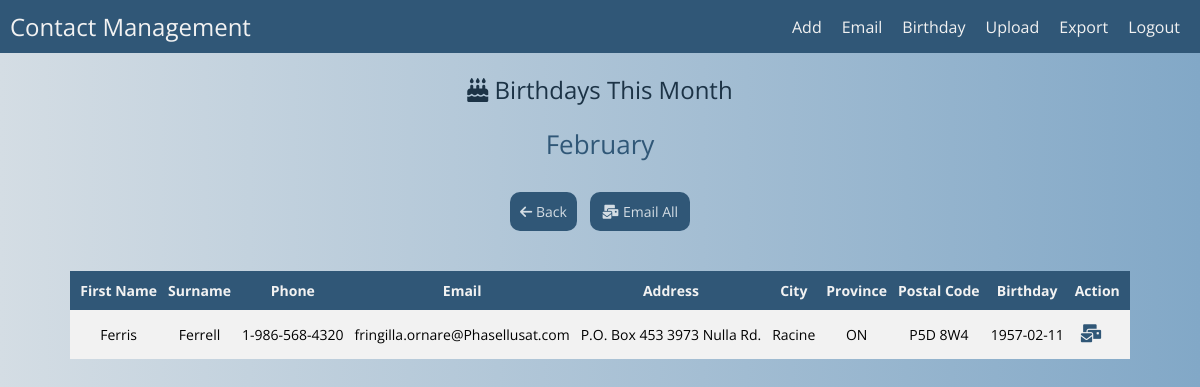
The page /Views/birthday.php (signed in) on the database its author committed.
### tables this page shows
CREATE TABLE `tblContacts` (
  `id` int(2) NOT NULL AUTO_INCREMENT,
  `firstname` char(20) DEFAULT NULL,
  `surname` char(20) DEFAULT NULL,
  `phone` char(15) DEFAULT NULL,
  `email` char(40) DEFAULT NULL,
  `address` char(40) DEFAULT NULL,
  `city` char(20) DEFAULT NULL,
  `province` char(3) DEFAULT NULL,
  `postal` char(7) DEFAULT NULL,
  `birthday` char(10) DEFAULT NULL,
  PRIMARY KEY (`id`)
);

### Models/model.php (called while the page is built, shortened)
<?php
require_once 'contact.php';
class Model {
    private $contacts = array();
    public function birthdays() {
        $birthdays = array();
        foreach($this->contacts as $contact) {
            $birthday = DateTime::createFromFormat('!m', $contact->birthdayMonth());
            $birthday = $birthday->format('F');
            if ($birthday == $this->currentMonth()) {
                array_push($birthdays, $contact);
            }
        }
        return $birthdays;
    }
    public function currentMonth() {
        $monthNum  = date("m");
        $dateObj   = DateTime::createFromFormat('!m', $monthNum);
        $monthName = $dateObj->format('F');
        return $monthName;
    }
    public function retrieveContacts() {
        $this->contacts = array();
        $table_name = "tblContacts";
        $connection = db_connect();
        $sql = "SELECT * FROM $table_name ORDER BY id";
        $result = @mysqli_query($connection, $sql) or die(mysqli_error($connection));
        while ($row = mysqli_fetch_array($result)) {
            $id = $row['id'];
            $firstname = $row['firstname'];
            $surname = $row['surname'];
            $phone = $row['phone'];
            $email = $row['email'];
            $address = $row['address'];
            $city = $row['city'];
            $province = $row['province'];
            $postal = $row['postal'];
            $birthday = $row['birthday'];
            $contact = new Contact($id, $firstname, $surname, $phone, $email, $address, $city, $province, $postal, $birthday);
            array_push($this->contacts, $contact);
        }
    }
}

### Models/contact.php (called while the page is built, shortened)
<?php
class Contact {
    private $firstname = "";
    private $surname = "";
    private $phone = "";
    private $email = "";
    private $address = "";
    private $city = "";
    private $province = "";
    private $postal = "";
    private $birthday = "";
    public function __construct($myId, $myFirstname, $mySurname, $myPhone, $myEmail, $myAddress, $myCity, $myProvince, $myPostal, $myBirthday) {
        $this->firstname = $myFirstname;
        $this->surname = $mySurname;
        $this->phone = $myPhone;
        $this->email = $myEmail;
        $this->address = $myAddress;
        $this->city = $myCity;
        $this->province = $myProvince;
        $this->postal = $myPostal;
        $this->birthday = $myBirthday;
    }
    public function getFirstname() {
        return $this->firstname;
    }
    public function getSurname() {
        return $this->surname;
    }
    public function getPhone() {
        return $this->phone;
    }
    public function getEmail() {
        return $this->email;
    }
    public function getAddress() {
        return $this->address;
    }
    public function getCity() {
        return $this->city;
    }
    public function getProvince() {
        return $this->province;
    }
    public function getPostal() {
        return $this->postal;
    }
    public function getBirthday() {
        return $this->birthday;
    }
    public function birthdayMonth() {
        $month = date('m', strtotime($this->birthday));
        return $month;
    }
}

### Views/birthday.php (the view, shortened to what this page needs)
<?php
require_once '../Models/model.php';
if(!isset($_SESSION['auth']) || !isset($_SESSION['user'])) {
	header("Location: login.php");
} else {
    $model = new Model();
    $model->retrieveContacts();
}
?>
<!DOCTYPE html>
<html lang="en">
<head>
    <link rel="stylesheet" type="text/css" href="../Styles/styles.css" />
</head>
<body>
    <div class="content">
        <div class="content__head">
            <div class="title">Contact Management</div>
            <div class="nav">
                <div class="nav-item"><a href="add.php" class="nav-links">Add</a></div>
                <div class="nav-item"><a href="email.php" class="nav-links">Email</a></div>
                <div class="nav-item"><a class="nav-links disabled">Birthday</a></div>
                <div class="nav-item"><a href="upload.php" class="nav-links">Upload</a></div>
                <div class="nav-item"><a href="export.php" class="nav-links">Export</a></div>
                <div class="nav-item"><a href="login.php" class="nav-links">Logout</a></div>
            </div>
        </div>
        <div class="content__main">
            <div class="action-title"><i class="fas fa-birthday-cake"></i>&nbsp;Birthdays This Month</div>
            <div class="month"><?php echo $model->currentMonth(); ?></div>
            <div class="action-choices">
                <div><a href="index.php" class="choices-options"><i class="fas fa-arrow-left"></i>&nbsp;Back</a></div>
                <div>
                    <form method="post" action="../Controller/controller.php">
                        <button type="submit" class="choices-options--button choices-options">
                            <i class="fas fa-mail-bulk"></i>&nbsp;Email All
                        </button>
                    </form>
                </div>
            </div>
            <table>
                <tr>
                    <th class="first">First Name</th>
                    <th>Surname</th>
                    <th>Phone</th>
                    <th>Email</th>
                    <th>Address</th>
                    <th>City</th>
                    <th>Province</th>
                    <th>Postal Code</th>
                    <th>Birthday</th>
                    <th>Action</th>
                </tr>
                <?php
                    foreach ($model->birthdays() as $contact) {
                        echo "
                        <tr>
                            <td class='first'>". $contact->getFirstname() ."</td>
                            <td>". $contact->getSurname() ."</td>
                            <td>". $contact->getPhone() ."</td>
                            <td>". $contact->getEmail() ."</td>
                            <td>". $contact->getAddress() ."</td>
                            <td>". $contact->getCity() ."</td>
                            <td>". $contact->getProvince() ."</td>
                            <td>". $contact->getPostal() ."</td>
                            <td>". $contact->getBirthday() ."</td>
                            <td class='actions'>
                                <form method='post' action='../Controller/controller.php'>
                                    <input type='hidden' name='id' value=".$contact->getId().">
                                    <input type='hidden' name='action' value='emailIndividual'>
                                    <button type='submit' class='button'><i class='fas fa-mail-bulk'></i></button>
                                </form>
                            </td>
                        </tr>";
                    }
                ?>
            </table>
        </div>
    </div>
</body>
</html>

### Styles/styles.css (style rules this page uses)
html { width: 100%; min-height: 100%; margin: 0; padding: 0; }
body { width: 100%; min-height: 100%; margin: 0; padding: 0; overflow-x: hidden; background: rgb(130, 168, 199); background: -webkit-linear-gradient(to right, rgb(212, 221, 228), rgb(130, 168, 199)); background: linear-gradient(to right, rgb(212, 221, 228), rgb(130, 168, 199)); font-family: 'Open Sans', sans-serif; }
.content__head { width: 100%; background-color: rgb(48, 87, 119); color: #f2f2f2; display: flex; flex-flow: row nowrap; justify-content: space-between; align-items: center; }
.title { font-size: 24px; padding: 10px; }
.nav { display: flex; flex-flow: row wrap; padding: 10px; }
.nav-links { color: #f2f2f2; text-decoration: none; padding: 10px; cursor: pointer; }
a.disabled { pointer-events: none; cursor: default; }
.content__main { display: flex; flex-flow: column nowrap; align-items: center; }
table, th, td { border-collapse: collapse; }
th { background-color: rgb(48, 87, 119); color: #f2f2f2; font-size: 14px; padding-top: 10px; padding-bottom: 10px; }
table { margin-top: 20px; margin-bottom: 20px; }
.first { padding-left: 10px; }
td, th { padding-right: 10px; text-align: center; }
td { padding-top: 10px; padding-bottom: 10px; font-size: 14px; }
tr:nth-child(even) { background-color: #f2f2f2; }
.actions { display: flex; flex-flow: row nowrap; border: 0; }
.button { background: none; color: inherit; border: none; padding: 5px; font: inherit; cursor: pointer; outline: inherit; }
.button i { color: rgb(48, 87, 119); font-size: 18px; }
.action-title { font-size: 24px; color: rgb(28, 51, 70); margin-top: 20px; }
.month { font-size: 26px; color: rgb(48, 87, 119); margin-top: 20px; }
.action-choices { margin-top: 30px; margin-bottom: 20px; width: 180px; display: flex; flex-flow: row nowrap; justify-content: space-between; align-items: baseline; }
button.choices-options--button { margin: 0; border:none; background: none; color: inherit; border: none; padding: 0; font: inherit; cursor: pointer; outline: inherit; background-color: rgb(48, 87, 119); color: rgb(212, 221, 228); padding: 10px; border-radius: 10px; font-size: 14px; width: 100px; }
.choices-options { background-color: rgb(48, 87, 119); color: rgb(212, 221, 228); padding: 10px; border-radius: 10px; font-size: 14px; text-decoration: none; cursor: pointer; }

### rows shown on the page
tblcontacts: firstname "Ferris", surname "Ferrell", phone "1-986-568-4320", email "fringilla.ornare@Phasellusat.com", address "P.O. Box 453 3973 Nulla Rd.", city "Racine", province "ON", postal "P5D 8W4", birthday "1957-02-11"

### other values the page prints
$model->currentMonth() "February"
